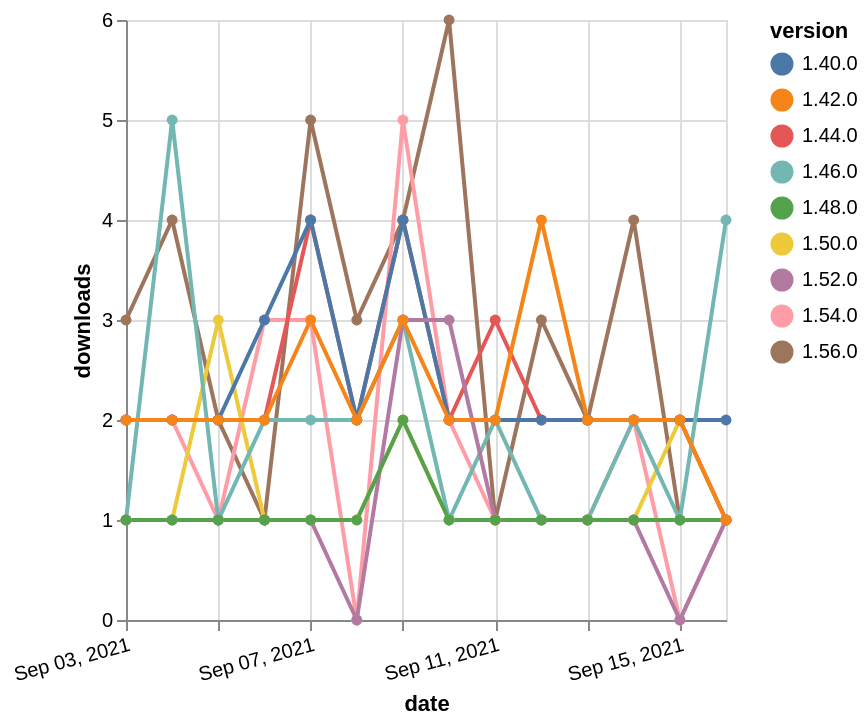

Describe this chart as a Vega-Lite specification.
### Vega-Lite specification from a JSON file in a GitHub repository (floating-point values rounded to 4 significant figures)
{"$schema": "https://vega.github.io/schema/vega-lite/v5.json", "description": "A simple bar chart with embedded data.", "data": {"values": [{"date": "2021-09-03", "total": 229, "delta": 3, "version": "1.56.0"}, {"date": "2021-09-04", "total": 233, "delta": 4, "version": "1.56.0"}, {"date": "2021-09-05", "total": 235, "delta": 2, "version": "1.56.0"}, {"date": "2021-09-06", "total": 236, "delta": 1, "version": "1.56.0"}, {"date": "2021-09-07", "total": 241, "delta": 5, "version": "1.56.0"}, {"date": "2021-09-08", "total": 244, "delta": 3, "version": "1.56.0"}, {"date": "2021-09-09", "total": 248, "delta": 4, "version": "1.56.0"}, {"date": "2021-09-10", "total": 254, "delta": 6, "version": "1.56.0"}, {"date": "2021-09-11", "total": 255, "delta": 1, "version": "1.56.0"}, {"date": "2021-09-12", "total": 258, "delta": 3, "version": "1.56.0"}, {"date": "2021-09-13", "total": 260, "delta": 2, "version": "1.56.0"}, {"date": "2021-09-14", "total": 264, "delta": 4, "version": "1.56.0"}, {"date": "2021-09-15", "total": 265, "delta": 1, "version": "1.56.0"}, {"date": "2021-09-16", "total": 266, "delta": 1, "version": "1.56.0"}, {"date": "2021-09-03", "total": 516, "delta": 2, "version": "1.54.0"}, {"date": "2021-09-04", "total": 518, "delta": 2, "version": "1.54.0"}, {"date": "2021-09-05", "total": 519, "delta": 1, "version": "1.54.0"}, {"date": "2021-09-06", "total": 522, "delta": 3, "version": "1.54.0"}, {"date": "2021-09-07", "total": 525, "delta": 3, "version": "1.54.0"}, {"date": "2021-09-08", "total": 525, "delta": 0, "version": "1.54.0"}, {"date": "2021-09-09", "total": 530, "delta": 5, "version": "1.54.0"}, {"date": "2021-09-10", "total": 532, "delta": 2, "version": "1.54.0"}, {"date": "2021-09-11", "total": 533, "delta": 1, "version": "1.54.0"}, {"date": "2021-09-12", "total": 534, "delta": 1, "version": "1.54.0"}, {"date": "2021-09-13", "total": 535, "delta": 1, "version": "1.54.0"}, {"date": "2021-09-14", "total": 537, "delta": 2, "version": "1.54.0"}, {"date": "2021-09-15", "total": 537, "delta": 0, "version": "1.54.0"}, {"date": "2021-09-16", "total": 538, "delta": 1, "version": "1.54.0"}, {"date": "2021-09-03", "total": 488, "delta": 1, "version": "1.50.0"}, {"date": "2021-09-04", "total": 489, "delta": 1, "version": "1.50.0"}, {"date": "2021-09-05", "total": 492, "delta": 3, "version": "1.50.0"}, {"date": "2021-09-06", "total": 493, "delta": 1, "version": "1.50.0"}, {"date": "2021-09-07", "total": 494, "delta": 1, "version": "1.50.0"}, {"date": "2021-09-08", "total": 495, "delta": 1, "version": "1.50.0"}, {"date": "2021-09-09", "total": 497, "delta": 2, "version": "1.50.0"}, {"date": "2021-09-10", "total": 498, "delta": 1, "version": "1.50.0"}, {"date": "2021-09-11", "total": 499, "delta": 1, "version": "1.50.0"}, {"date": "2021-09-12", "total": 500, "delta": 1, "version": "1.50.0"}, {"date": "2021-09-13", "total": 501, "delta": 1, "version": "1.50.0"}, {"date": "2021-09-14", "total": 502, "delta": 1, "version": "1.50.0"}, {"date": "2021-09-15", "total": 504, "delta": 2, "version": "1.50.0"}, {"date": "2021-09-16", "total": 505, "delta": 1, "version": "1.50.0"}, {"date": "2021-09-03", "total": 3397, "delta": 2, "version": "1.44.0"}, {"date": "2021-09-04", "total": 3399, "delta": 2, "version": "1.44.0"}, {"date": "2021-09-05", "total": 3401, "delta": 2, "version": "1.44.0"}, {"date": "2021-09-06", "total": 3403, "delta": 2, "version": "1.44.0"}, {"date": "2021-09-07", "total": 3407, "delta": 4, "version": "1.44.0"}, {"date": "2021-09-08", "total": 3409, "delta": 2, "version": "1.44.0"}, {"date": "2021-09-09", "total": 3413, "delta": 4, "version": "1.44.0"}, {"date": "2021-09-10", "total": 3415, "delta": 2, "version": "1.44.0"}, {"date": "2021-09-11", "total": 3418, "delta": 3, "version": "1.44.0"}, {"date": "2021-09-12", "total": 3420, "delta": 2, "version": "1.44.0"}, {"date": "2021-09-13", "total": 3422, "delta": 2, "version": "1.44.0"}, {"date": "2021-09-14", "total": 3424, "delta": 2, "version": "1.44.0"}, {"date": "2021-09-15", "total": 3426, "delta": 2, "version": "1.44.0"}, {"date": "2021-09-16", "total": 3427, "delta": 1, "version": "1.44.0"}, {"date": "2021-09-03", "total": 3320, "delta": 2, "version": "1.40.0"}, {"date": "2021-09-04", "total": 3322, "delta": 2, "version": "1.40.0"}, {"date": "2021-09-05", "total": 3324, "delta": 2, "version": "1.40.0"}, {"date": "2021-09-06", "total": 3327, "delta": 3, "version": "1.40.0"}, {"date": "2021-09-07", "total": 3331, "delta": 4, "version": "1.40.0"}, {"date": "2021-09-08", "total": 3333, "delta": 2, "version": "1.40.0"}, {"date": "2021-09-09", "total": 3337, "delta": 4, "version": "1.40.0"}, {"date": "2021-09-10", "total": 3339, "delta": 2, "version": "1.40.0"}, {"date": "2021-09-11", "total": 3341, "delta": 2, "version": "1.40.0"}, {"date": "2021-09-12", "total": 3343, "delta": 2, "version": "1.40.0"}, {"date": "2021-09-13", "total": 3345, "delta": 2, "version": "1.40.0"}, {"date": "2021-09-14", "total": 3347, "delta": 2, "version": "1.40.0"}, {"date": "2021-09-15", "total": 3349, "delta": 2, "version": "1.40.0"}, {"date": "2021-09-16", "total": 3351, "delta": 2, "version": "1.40.0"}, {"date": "2021-09-03", "total": 2746, "delta": 1, "version": "1.46.0"}, {"date": "2021-09-04", "total": 2751, "delta": 5, "version": "1.46.0"}, {"date": "2021-09-05", "total": 2752, "delta": 1, "version": "1.46.0"}, {"date": "2021-09-06", "total": 2754, "delta": 2, "version": "1.46.0"}, {"date": "2021-09-07", "total": 2756, "delta": 2, "version": "1.46.0"}, {"date": "2021-09-08", "total": 2758, "delta": 2, "version": "1.46.0"}, {"date": "2021-09-09", "total": 2761, "delta": 3, "version": "1.46.0"}, {"date": "2021-09-10", "total": 2762, "delta": 1, "version": "1.46.0"}, {"date": "2021-09-11", "total": 2764, "delta": 2, "version": "1.46.0"}, {"date": "2021-09-12", "total": 2765, "delta": 1, "version": "1.46.0"}, {"date": "2021-09-13", "total": 2766, "delta": 1, "version": "1.46.0"}, {"date": "2021-09-14", "total": 2768, "delta": 2, "version": "1.46.0"}, {"date": "2021-09-15", "total": 2769, "delta": 1, "version": "1.46.0"}, {"date": "2021-09-16", "total": 2773, "delta": 4, "version": "1.46.0"}, {"date": "2021-09-03", "total": 289, "delta": 1, "version": "1.52.0"}, {"date": "2021-09-04", "total": 290, "delta": 1, "version": "1.52.0"}, {"date": "2021-09-05", "total": 291, "delta": 1, "version": "1.52.0"}, {"date": "2021-09-06", "total": 292, "delta": 1, "version": "1.52.0"}, {"date": "2021-09-07", "total": 293, "delta": 1, "version": "1.52.0"}, {"date": "2021-09-08", "total": 293, "delta": 0, "version": "1.52.0"}, {"date": "2021-09-09", "total": 296, "delta": 3, "version": "1.52.0"}, {"date": "2021-09-10", "total": 299, "delta": 3, "version": "1.52.0"}, {"date": "2021-09-11", "total": 300, "delta": 1, "version": "1.52.0"}, {"date": "2021-09-12", "total": 301, "delta": 1, "version": "1.52.0"}, {"date": "2021-09-13", "total": 302, "delta": 1, "version": "1.52.0"}, {"date": "2021-09-14", "total": 303, "delta": 1, "version": "1.52.0"}, {"date": "2021-09-15", "total": 303, "delta": 0, "version": "1.52.0"}, {"date": "2021-09-16", "total": 304, "delta": 1, "version": "1.52.0"}, {"date": "2021-09-03", "total": 386, "delta": 1, "version": "1.48.0"}, {"date": "2021-09-04", "total": 387, "delta": 1, "version": "1.48.0"}, {"date": "2021-09-05", "total": 388, "delta": 1, "version": "1.48.0"}, {"date": "2021-09-06", "total": 389, "delta": 1, "version": "1.48.0"}, {"date": "2021-09-07", "total": 390, "delta": 1, "version": "1.48.0"}, {"date": "2021-09-08", "total": 391, "delta": 1, "version": "1.48.0"}, {"date": "2021-09-09", "total": 393, "delta": 2, "version": "1.48.0"}, {"date": "2021-09-10", "total": 394, "delta": 1, "version": "1.48.0"}, {"date": "2021-09-11", "total": 395, "delta": 1, "version": "1.48.0"}, {"date": "2021-09-12", "total": 396, "delta": 1, "version": "1.48.0"}, {"date": "2021-09-13", "total": 397, "delta": 1, "version": "1.48.0"}, {"date": "2021-09-14", "total": 398, "delta": 1, "version": "1.48.0"}, {"date": "2021-09-15", "total": 399, "delta": 1, "version": "1.48.0"}, {"date": "2021-09-16", "total": 400, "delta": 1, "version": "1.48.0"}, {"date": "2021-09-03", "total": 4924, "delta": 2, "version": "1.42.0"}, {"date": "2021-09-04", "total": 4926, "delta": 2, "version": "1.42.0"}, {"date": "2021-09-05", "total": 4928, "delta": 2, "version": "1.42.0"}, {"date": "2021-09-06", "total": 4930, "delta": 2, "version": "1.42.0"}, {"date": "2021-09-07", "total": 4933, "delta": 3, "version": "1.42.0"}, {"date": "2021-09-08", "total": 4935, "delta": 2, "version": "1.42.0"}, {"date": "2021-09-09", "total": 4938, "delta": 3, "version": "1.42.0"}, {"date": "2021-09-10", "total": 4940, "delta": 2, "version": "1.42.0"}, {"date": "2021-09-11", "total": 4942, "delta": 2, "version": "1.42.0"}, {"date": "2021-09-12", "total": 4946, "delta": 4, "version": "1.42.0"}, {"date": "2021-09-13", "total": 4948, "delta": 2, "version": "1.42.0"}, {"date": "2021-09-14", "total": 4950, "delta": 2, "version": "1.42.0"}, {"date": "2021-09-15", "total": 4952, "delta": 2, "version": "1.42.0"}, {"date": "2021-09-16", "total": 4953, "delta": 1, "version": "1.42.0"}]}, "width": "container", "mark": {"type": "line", "point": {"filled": true}}, "encoding": {"x": {"field": "date", "type": "temporal", "timeUnit": "yearmonthdate", "title": "date", "axis": {"labelAngle": -15}}, "y": {"field": "delta", "type": "quantitative", "title": "downloads"}, "color": {"field": "version", "type": "nominal"}, "tooltip": {"field": "delta"}}}
